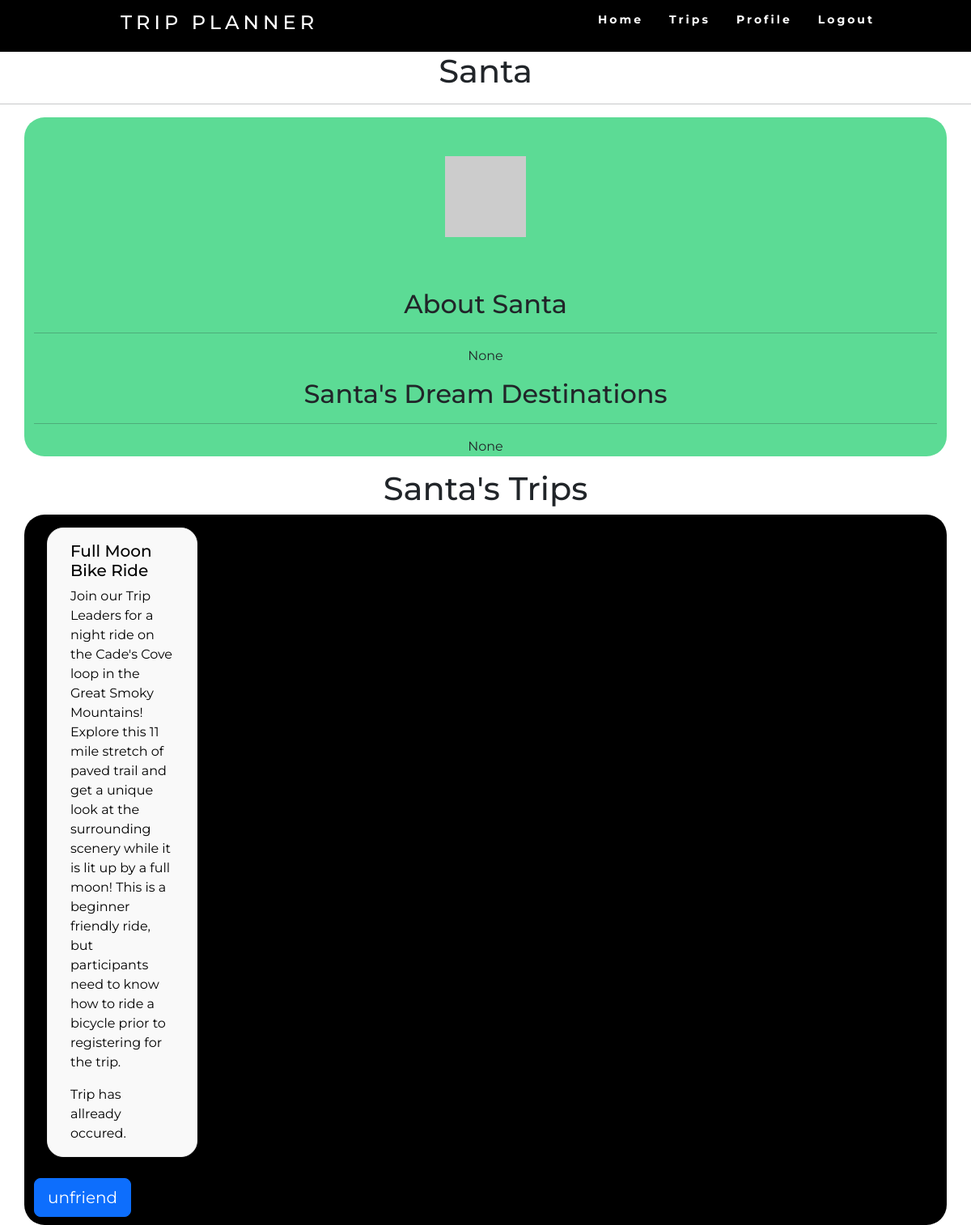
The app's page /friend/4 (signed in) with its own data.
### website/models.py (models this page shows)
class User(db.Model, UserMixin):
    id = db.Column(db.Integer, primary_key=True)
    email = db.Column(db.String(150), unique=True)
    password = db.Column(db.String(150))
    username = db.Column(db.String(150), unique=True)
    last_name = db.Column(db.String(150))
    first_name = db.Column(db.String(150))
    trip = db.relationship('Trip')
    menu = db.relationship('Menu')
    friended = db.relationship('Friends')
    def avatar(self, size):
        digest = md5(self.email.lower().encode('utf-8')).hexdigest()
        return 'https://www.gravatar.com/avatar/{}?d=identicon&s={}'.format(
            digest, size)

class UserBio(db.Model, UserMixin):
    user_id = db.Column(db.Integer, primary_key=True)
    bio = db.Column(db.String(5000))
    dream_dest_array = db.Column(db.String(500))

class Trip(db.Model):
    id = db.Column(db.String(40), primary_key=True)
    name = db.Column(db.String(50))
    desc = db.Column(db.String(10000))
    trip_type = db.Column(db.Integer)
    date = db.Column(db.DateTime())
    num_people = db.Column(db.Integer)
    user_id = db.Column(db.Integer, db.ForeignKey('user.id'))
    latitude = db.Column(db.Float)
    longitude = db.Column(db.Float)

### website/views.py (the view)
@views.route('/friend/<friendship_id>', methods=['GET', 'POST'])
def friend(friendship_id):
    friendship = Friends.query.filter_by(id = friendship_id).first()
    friend2 = User.query.filter_by(id = friendship.friend2_id).first()
    friend_bio = UserBio.query.filter_by(user_id = friend2.id).first()
    if request.method == 'POST':
        if request.form['Friendship_Button'] == 'Accept':
            friendsfuncs.acceptfriend(friendship_id)
        elif request.form['Friendship_Button'] == 'Reject':
            friendsfuncs.rejectfriend(friendship_id)
            return redirect(url_for('views.friends'))
    return render_template("friend.html", friendship = friendship, friend2 = friend2, time_till=time_till.count_time, friend_bio = friend_bio)

### website/__init__.py (called while the page is built)
def create_app():
    app = Flask(__name__)
    app.config['SECRET_KEY'] = 'hjshjhdajah'
    app.config['SQLALCHEMY_DATABASE_URI'] = f'sqlite:///{DB_NAME}'
    app.config['SQLALCHEMY_TRACK_MODIFICATIONS'] = False
    db.init_app(app)
    from .views import views
    from .auth import auth
    app.register_blueprint(views, url_prefix='/')
    app.register_blueprint(auth, url_prefix='/')
    from .models import User, Trip
    create_database(app)
    login_manager = LoginManager()
    login_manager.login_view = 'auth.login'
    login_manager.init_app(app)
    @login_manager.user_loader
    def load_user(id):
        return User.query.get(int(id))
    return app

### website/time_till.py (called while the page is built)
def count_time(event_date):
    tz = timezone('EST')
    now_time = datetime.now(tz)
    time_delta = event_date.replace(tzinfo=None) - now_time.replace(tzinfo=None)
    days = time_delta.days
    seconds = time_delta.seconds
    if days == 356:
        string = "Trip in 1 year."
    elif days > 365:
        if days % 365 == 0:
            string = "Trip in {} years".format(days/365)
        else:
            string = "Trip in {} years, {} days.".format(days//365,days%365)
    elif days < 365:
        if days == 0:
            string = "Trip in {} hours.".format(seconds // (60*60))
        elif days > 0:
            string = "Trip in {} days.".format(days)
        else :
            string = "Trip has allready occured."
    return string

### website/templates/friend.html (shortened to what this page needs)
<!DOCTYPE html>
<html>
    <head>
        <link href="https://cdn.jsdelivr.net/npm/bootstrap@5.2.1/dist/css/bootstrap.min.css" rel="stylesheet">
        <link rel="stylesheet" href="https://cdn.jsdelivr.net/npm/bootstrap-icons@1.9.1/font/bootstrap-icons.css">
        <link rel="stylesheet" href="../static/css/events.css">
        <link rel="stylesheet" href="../static/css/navbar.css">
        <link rel="stylesheet" href="https://cdn.jsdelivr.net/npm/@fortawesome/fontawesome-free@6.1.2/css/fontawesome.min.css">
    </head>
    <body>
        <nav>
            <div class="navheading">
                <h4>Trip Planner</h4>
            </div>
            <ul class="nav-links">
                <li><a href="/">Home</a></li>
                <li><a href="/events">Trips</a></li>
                <li><a href="profile">Profile</a></li>
                <li><a href="logout">Logout</a></li>
            </ul>
        </nav>
        <h1 align="center">{{friend2.username}}</h1>
        <hr>
        {% if friendship.status == 0 %}
        <div class="container" style="margin: auto; background-color: #5CDB95; border-radius: 25px">
            <div class="card-body">
                <p align = center ><img src="{{friend2.avatar(128)}}" alt="Avatar" class="img-fluid my-5" style="width: 100px;" /> </p>
                <h2 align = "center"> About {{friend2.first_name}} </h2>
                <hr>
                <p align = "center">{{friend_bio.bio}}</p>
                <h2 align = "center"> {{friend2.first_name}}'s Dream Destinations </h2>
                <hr>
                <p align = "center">{{friend_bio.dream_dest_array}}</p>
            </div>
        </div>
            {% if friend2.trip %}
            <h1 align="center">{{friend2.first_name}}'s Trips</h1>
            <div class="container" style="margin: auto; background-color: black; border-radius: 25px">
                <div class="row mx-auto" >
                    {% for trip in friend2.trip %}
                    <div class="card col-lg-2 col-sm-12">
                        <a href="/trip-summary/{{trip.id}}" class="button">
                        <div class="card-body">
                            <h5 id="{{trip.id}}" class="link card-title" >{{trip.name}}</h5>
                            <p class="card-text">{{trip.desc}}</p>
                            <p class="card-text">{{time_till(trip.date)}}</p>
                        </div>
                        </a>
                    </div>
                    {% endfor %}
                    </div>
                    <form method = "POST">
                        <button type="submit" name="Friendship_Button" value="Reject" class="btn btn-primary btn-block btn-lg" style="margin: 10px 0">unfriend</button>
                    </form>
                </div>
            {% endif %}
        {% endif %}
    </body>
</html>

### website/static/css/events.css (style rules this page uses)
body { font-family: "Montserrat"; }
.card { margin: 1rem; border-radius: 20px; background-color: rgb(249, 249, 249); border-color: rgb(237, 237, 237); }
a.button { -webkit-appearance: button; -moz-appearance: button; appearance: button; text-decoration: none; color: initial; }

### website/static/css/navbar.css (style rules this page uses)
nav { display: flex; justify-content: space-around; align-items: center; min-height: 8vh; background-color: black; font-family: "Montserrat", sans-serif; }
.nav-links { display: flex; justify-content: space-around; width: 30%; }
.nav-links li { list-style: none; }
.navheading { color: white; text-transform: uppercase; letter-spacing: 5px; font-size: 20px; }
.nav-links a { color: white; text-decoration: none; letter-spacing: 3px; font-weight: bold; font-size: 14px; padding: 14px 16px; }

### records on screen
User: username "Santa", first_name "Santa"
UserBio: bio "None", dream_dest_array "None"
Trip: name "Full Moon Bike Ride", desc "Join our Trip Leaders for a night ride on the Cade's Cove loop in the Great Smoky Mountains! Explore this 11 mile stretch of paved trail and get a unique look at the surrounding scenery while it is lit up by a full moon! This is a beginner friendly ride, but participants need to know how to ride a bicycle prior to registering for the trip.", date "Trip has allready occured."
